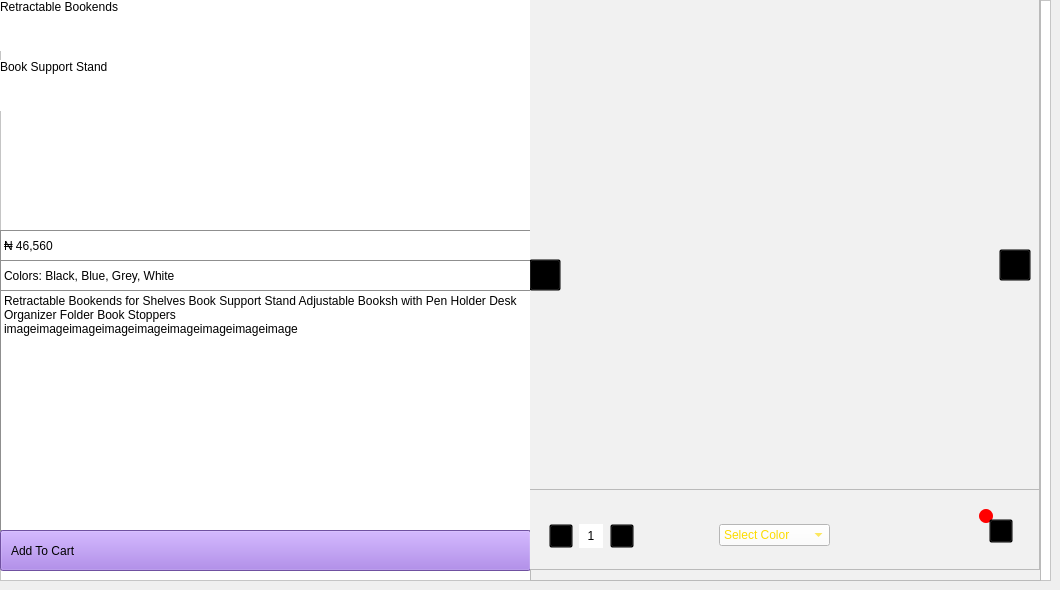
      <widget class="QWidget" name="pixel_3">
       <widget class="QFrame" name="frame_49">
        <property name="geometry">
         <rect>
          <x>0</x>
          <y>0</y>
          <width>1051</width>
          <height>581</height>
         </rect>
        </property>
        <property name="styleSheet">
         <string notr="true">background-color: rgb(255, 255, 255);</string>
        </property>
        <property name="frameShape">
         <enum>QFrame::StyledPanel</enum>
        </property>
        <property name="frameShadow">
         <enum>QFrame::Raised</enum>
        </property>
        <widget class="QFrame" name="frame_50">
         <property name="geometry">
          <rect>
           <x>0</x>
           <y>0</y>
           <width>531</width>
           <height>581</height>
          </rect>
         </property>
         <property name="frameShape">
          <enum>QFrame::StyledPanel</enum>
         </property>
         <property name="frameShadow">
          <enum>QFrame::Raised</enum>
         </property>
         <widget class="QLabel" name="label_100">
          <property name="geometry">
           <rect>
            <x>0</x>
            <y>0</y>
            <width>531</width>
            <height>51</height>
           </rect>
          </property>
          <property name="styleSheet">
           <string notr="true">font: 33pt &quot;Cooper Black&quot;;
</string>
          </property>
          <property name="text">
           <string>Retractable Bookends</string>
          </property>
          <property name="alignment">
           <set>Qt::AlignLeading|Qt::AlignLeft|Qt::AlignTop</set>
          </property>
         </widget>
         <widget class="QLabel" name="label_101">
          <property name="geometry">
           <rect>
            <x>0</x>
            <y>60</y>
            <width>531</width>
            <height>51</height>
           </rect>
          </property>
          <property name="styleSheet">
           <string notr="true">font: 33pt &quot;Cooper Black&quot;;
</string>
          </property>
          <property name="text">
           <string>Book Support Stand</string>
          </property>
          <property name="alignment">
           <set>Qt::AlignLeading|Qt::AlignLeft|Qt::AlignTop</set>
          </property>
         </widget>
         <widget class="QLabel" name="label_102">
          <property name="geometry">
           <rect>
            <x>0</x>
            <y>230</y>
            <width>531</width>
            <height>31</height>
           </rect>
          </property>
          <property name="styleSheet">
           <string notr="true">font: 17pt &quot;Cooper Black&quot;;
border: 1px solid rgb(143, 143, 143)</string>
          </property>
          <property name="text">
           <string>₦ 46,560</string>
          </property>
         </widget>
         <widget class="QLabel" name="label_103">
          <property name="geometry">
           <rect>
            <x>0</x>
            <y>260</y>
            <width>531</width>
            <height>31</height>
           </rect>
          </property>
          <property name="styleSheet">
           <string notr="true">font: 17pt &quot;Cooper Black&quot;;
border: 1px solid rgb(143, 143, 143)</string>
          </property>
          <property name="text">
           <string>Colors: Black, Blue, Grey, White</string>
          </property>
         </widget>
         <widget class="QLabel" name="label_104">
          <property name="geometry">
           <rect>
            <x>0</x>
            <y>290</y>
            <width>531</width>
            <height>241</height>
           </rect>
          </property>
          <property name="styleSheet">
           <string notr="true">font: 11pt &quot;Cooper&quot;;
border: 1px solid rgb(143, 143, 143)</string>
          </property>
          <property name="text">
           <string>Retractable Bookends for Shelves Book Support Stand Adjustable Booksh with Pen Holder Desk Organizer Folder Book Stoppers
imageimageimageimageimageimageimageimageimage

</string>
          </property>
          <property name="alignment">
           <set>Qt::AlignLeading|Qt::AlignLeft|Qt::AlignTop</set>
          </property>
          <property name="wordWrap">
           <bool>true</bool>
          </property>
         </widget>
         <widget class="QPushButton" name="pushButton_16">
          <property name="geometry">
           <rect>
            <x>0</x>
            <y>530</y>
            <width>531</width>
            <height>41</height>
           </rect>
          </property>
          <property name="styleSheet">
           <string notr="true">background-color: rgb(157, 113, 226);
text-align: left;
padding-left: 10px;
font: 15pt &quot;Rockwell Condensed&quot;;</string>
          </property>
          <property name="text">
           <string>Add To Cart</string>
          </property>
         </widget>
         <widget class="QLabel" name="label_105">
          <property name="geometry">
           <rect>
            <x>480</x>
            <y>530</y>
            <width>47</width>
            <height>41</height>
           </rect>
          </property>
          <property name="styleSheet">
           <string notr="true">background-color: transparent;</string>
          </property>
          <property name="text">
           <string/>
          </property>
          <property name="pixmap">
           <pixmap resource="../icons/img.qrc">:/icons/angle-double-right.png</pixmap>
          </property>
          <property name="scaledContents">
           <bool>false</bool>
          </property>
         </widget>
        </widget>
        <widget class="QFrame" name="frame_51">
         <property name="geometry">
          <rect>
           <x>530</x>
           <y>0</y>
           <width>511</width>
           <height>581</height>
          </rect>
         </property>
         <property name="styleSheet">
          <string notr="true">background-color: rgb(241, 241, 241);</string>
         </property>
         <property name="frameShape">
          <enum>QFrame::StyledPanel</enum>
         </property>
         <property name="frameShadow">
          <enum>QFrame::Raised</enum>
         </property>
         <widget class="QFrame" name="frame_52">
          <property name="geometry">
           <rect>
            <x>-1</x>
            <y>-1</y>
            <width>511</width>
            <height>571</height>
           </rect>
          </property>
          <property name="frameShape">
           <enum>QFrame::StyledPanel</enum>
          </property>
          <property name="frameShadow">
           <enum>QFrame::Raised</enum>
          </property>
          <widget class="QStackedWidget" name="stackedWidget_11">
           <property name="geometry">
            <rect>
             <x>30</x>
             <y>20</y>
             <width>441</width>
             <height>471</height>
            </rect>
           </property>
           <property name="currentIndex">
            <number>0</number>
           </property>
           <widget class="QWidget" name="page_33">
            <widget class="QLabel" name="label_108">
             <property name="geometry">
              <rect>
               <x>10</x>
               <y>10</y>
               <width>431</width>
               <height>451</height>
              </rect>
             </property>
             <property name="text">
              <string/>
             </property>
             <property name="pixmap">
              <pixmap resource="../icons/img.qrc">:/icons/o1].jpg</pixmap>
             </property>
             <property name="scaledContents">
              <bool>true</bool>
             </property>
            </widget>
           </widget>
          </widget>
          <widget class="QFrame" name="frame_104">
           <property name="geometry">
            <rect>
             <x>0</x>
             <y>490</y>
             <width>511</width>
             <height>81</height>
            </rect>
           </property>
           <property name="frameShape">
            <enum>QFrame::StyledPanel</enum>
           </property>
           <property name="frameShadow">
            <enum>QFrame::Raised</enum>
           </property>
           <widget class="QPushButton" name="minusss">
            <property name="geometry">
             <rect>
              <x>20</x>
              <y>35</y>
              <width>24</width>
              <height>24</height>
             </rect>
            </property>
            <property name="styleSheet">
             <string notr="true">QPushButton{
background-color: transparent;}
QPushButton:pressed{
padding-left: -10px;
}</string>
            </property>
            <property name="text">
             <string/>
            </property>
            <property name="icon">
             <iconset resource="../icons/img.qrc">
              <normaloff>:/icons/square-minus.png</normaloff>:/icons/square-minus.png</iconset>
            </property>
            <property name="iconSize">
             <size>
              <width>24</width>
              <height>24</height>
             </size>
            </property>
           </widget>
           <widget class="QLabel" name="label_176">
            <property name="geometry">
             <rect>
              <x>50</x>
              <y>35</y>
              <width>24</width>
              <height>24</height>
             </rect>
            </property>
            <property name="styleSheet">
             <string notr="true">background-color: rgb(255, 255, 255);
font: 8pt &quot;Segoe UI Historic&quot;;</string>
            </property>
            <property name="text">
             <string>1</string>
            </property>
            <property name="alignment">
             <set>Qt::AlignCenter</set>
            </property>
           </widget>
           <widget class="QPushButton" name="plusss">
            <property name="geometry">
             <rect>
              <x>81</x>
              <y>35</y>
              <width>24</width>
              <height>24</height>
             </rect>
            </property>
            <property name="styleSheet">
             <string notr="true">QPushButton{
background-color: transparent;}
QPushButton:pressed{
padding-left: 10px;
}</string>
            </property>
            <property name="text">
             <string/>
            </property>
            <property name="icon">
             <iconset resource="../icons/img.qrc">
              <normaloff>:/icons/square-plus.png</normaloff>:/icons/square-plus.png</iconset>
            </property>
            <property name="iconSize">
             <size>
              <width>24</width>
              <height>24</height>
             </size>
            </property>
           </widget>
           <widget class="QComboBox" name="comboBox_9">
            <property name="geometry">
             <rect>
              <x>190</x>
              <y>35</y>
              <width>111</width>
              <height>22</height>
             </rect>
            </property>
            <property name="styleSheet">
             <string notr="true">QComboBox {
    background-color: rgb(255, 255, 255);
    color: rgb(252, 219, 0);
}
QComboBox QAbstractItemView {
    background-color: rgb(242, 211, 0);
    color: rgb(255, 255, 255);
    selection-background-color: rgb(250, 217, 0);
    selection-color: rgb(255, 255, 255);
}
</string>
            </property>
            <item>
             <property name="text">
              <string>Select Color</string>
             </property>
            </item>
            <item>
             <property name="text">
              <string>Black</string>
             </property>
            </item>
            <item>
             <property name="text">
              <string>Blue</string>
             </property>
            </item>
            <item>
             <property name="text">
              <string>Grey</string>
             </property>
            </item>
            <item>
             <property name="text">
              <string>White</string>
             </property>
            </item>
           </widget>
           <widget class="QLabel" name="activecart_8">
            <property name="geometry">
             <rect>
              <x>450</x>
              <y>20</y>
              <width>14</width>
              <height>14</height>
             </rect>
            </property>
            <property name="styleSheet">
             <string notr="true">background-color: rgb(255, 0, 0);
border-radius: 7px;</string>
            </property>
            <property name="text">
             <string/>
            </property>
           </widget>
           <widget class="QPushButton" name="cartbox_8">
            <property name="geometry">
             <rect>
              <x>460</x>
              <y>30</y>
              <width>24</width>
              <height>24</height>
             </rect>
            </property>
            <property name="styleSheet">
             <string notr="true">QPushButton{
background-color: transparent;}
QPushButton:pressed{
padding-left: 10px;
}</string>
            </property>
            <property name="text">
             <string/>
            </property>
            <property name="icon">
             <iconset resource="../icons/img.qrc">
              <normaloff>:/icons/shopping-cart.png</normaloff>:/icons/shopping-cart.png</iconset>
            </property>
            <property name="iconSize">
             <size>
              <width>24</width>
              <height>24</height>
             </size>
            </property>
           </widget>
          </widget>
          <widget class="QPushButton" name="previtem_8">
           <property name="geometry">
            <rect>
             <x>0</x>
             <y>260</y>
             <width>32</width>
             <height>32</height>
            </rect>
           </property>
           <property name="styleSheet">
            <string notr="true">QPushButton{
background-color: transparent;}
QPushButton:pressed{
padding-left: -10px;
}</string>
           </property>
           <property name="text">
            <string/>
           </property>
           <property name="icon">
            <iconset resource="../icons/img.qrc">
             <normaloff>:/icons/left.png</normaloff>:/icons/left.png</iconset>
           </property>
           <property name="iconSize">
            <size>
             <width>32</width>
             <height>32</height>
            </size>
           </property>
          </widget>
          <widget class="QPushButton" name="nextitem_8">
           <property name="geometry">
            <rect>
             <x>470</x>
             <y>250</y>
             <width>32</width>
             <height>32</height>
            </rect>
           </property>
           <property name="styleSheet">
            <string notr="true">QPushButton{
background-color: transparent;}
QPushButton:pressed{
padding-left: 10px;
}</string>
           </property>
           <property name="text">
            <string/>
           </property>
           <property name="icon">
            <iconset resource="../icons/img.qrc">
             <normaloff>:/icons/right.png</normaloff>:/icons/right.png</iconset>
           </property>
           <property name="iconSize">
            <size>
             <width>32</width>
             <height>32</height>
            </size>
           </property>
          </widget>
         </widget>
        </widget>
       </widget>
      </widget>
